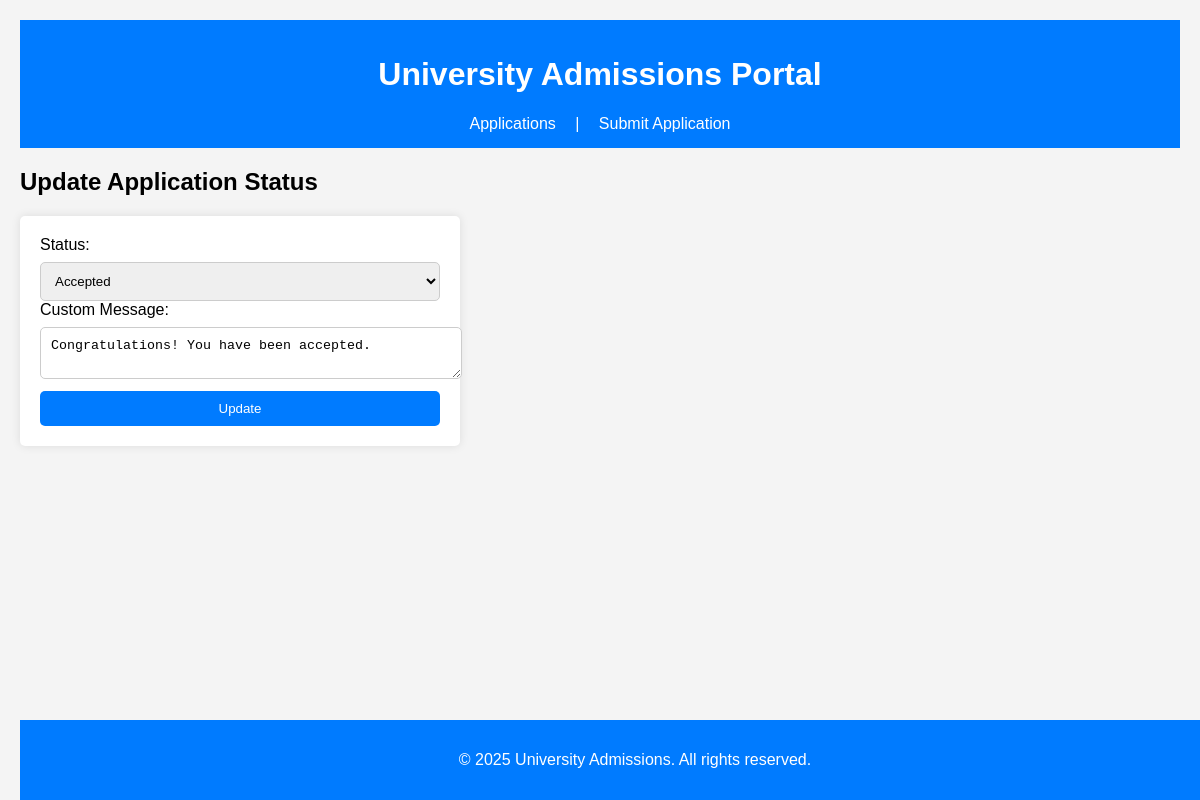
The app's page /update.php?id=2 with its own data.
### tables this page shows
CREATE TABLE `applications` (
  `id` int(11) NOT NULL,
  `name` varchar(100) DEFAULT NULL,
  `email` varchar(100) DEFAULT NULL,
  `program` varchar(100) DEFAULT NULL,
  `status` enum('Pending','Accepted','Rejected') DEFAULT 'Pending',
  `message` text DEFAULT NULL
);

### update.php (the view, shortened to what this page needs)
<?php
include 'header.php';
include 'db.php';
if (isset($_GET['id'])) {
    $id = $_GET['id'];
    $query = "SELECT * FROM applications WHERE id = $id";
    $result = $conn->query($query);
    $row = $result->fetch_assoc();
}
?>
<h2>Update Application Status</h2>
<form method="POST">
    Status:
    <select name="status">
        <option value="Accepted" <?php if ($row['status'] == 'Accepted') echo 'selected'; ?>>Accepted</option>
    </select>
    <br>
    Custom Message: <textarea name="message"><?php echo $row['message']; ?></textarea><br>
    <button type="submit">Update</button>
</form>
<?php include 'footer.php'; ?>

### style.css (style rules this page uses)
body { font-family: Arial, sans-serif; margin: 20px; padding: 0; background-color: #f4f4f4; }
form { background: white; padding: 20px; border-radius: 5px; box-shadow: 0px 0px 10px rgba(0, 0, 0, 0.1); max-width: 400px; margin-bottom: 20px; }
input, select, textarea, button { width: 100%; padding: 10px; margin-top: 8px; border: 1px solid #ccc; border-radius: 5px; }
button { background-color: #007BFF; color: white; cursor: pointer; border: none; }

### records on screen
applications: status "Accepted", message "Congratulations! You have been accepted."
